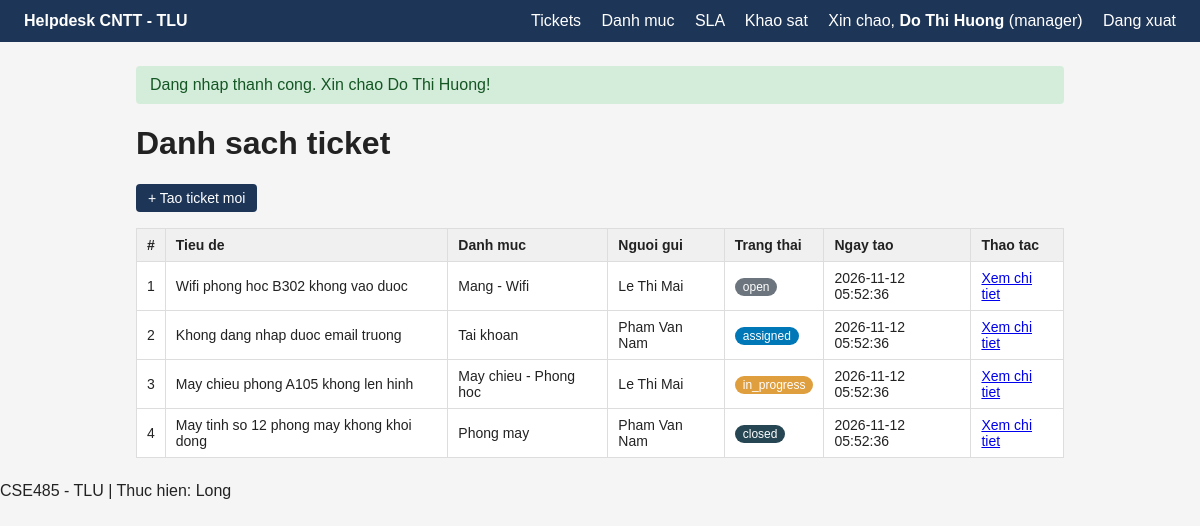
The app's page /modules/tickets/list.php (signed in) with its own data.
### tables this page shows
CREATE TABLE tickets (
    id INT AUTO_INCREMENT PRIMARY KEY,
    requester_id INT NOT NULL,
    category_id INT NOT NULL,
    title VARCHAR(200) NOT NULL,
    description TEXT NOT NULL,
    status ENUM('open','assigned','in_progress','resolved','closed','cancelled')
        NOT NULL DEFAULT 'open',
    created_at DATETIME DEFAULT CURRENT_TIMESTAMP,
    updated_at DATETIME DEFAULT CURRENT_TIMESTAMP ON UPDATE CURRENT_TIMESTAMP,
    CONSTRAINT fk_ticket_requester
        FOREIGN KEY (requester_id) REFERENCES users(id),
    CONSTRAINT fk_ticket_category
        FOREIGN KEY (category_id) REFERENCES ticket_categories(id)
);

CREATE TABLE ticket_categories (
    id INT AUTO_INCREMENT PRIMARY KEY,
    name VARCHAR(100) NOT NULL UNIQUE,
    description VARCHAR(255) DEFAULT NULL,
    created_at DATETIME DEFAULT CURRENT_TIMESTAMP
);

CREATE TABLE users (
    id INT AUTO_INCREMENT PRIMARY KEY,
    name VARCHAR(100) NOT NULL,
    email VARCHAR(150) NOT NULL UNIQUE,
    password_hash VARCHAR(255) NOT NULL,
    role ENUM('requester','staff','manager') NOT NULL DEFAULT 'requester',
    phone VARCHAR(20) DEFAULT NULL,
    created_at DATETIME DEFAULT CURRENT_TIMESTAMP
);

### includes/functions.php (called while the page is built, shortened)
<?php
function e($str) {
    return htmlspecialchars($str ?? '', ENT_QUOTES, 'UTF-8');
}
function app_url($path = '') {
    static $baseUrl = null;
    if ($baseUrl === null) {
        $documentRoot = str_replace('\\', '/', realpath($_SERVER['DOCUMENT_ROOT'] ?? '') ?: '');
        $projectRoot = str_replace('\\', '/', realpath(__DIR__ . '/..') ?: '');
        $baseUrl = ($documentRoot !== '' && str_starts_with($projectRoot, $documentRoot))
            ? substr($projectRoot, strlen($documentRoot))
            : '';
    }
    return rtrim($baseUrl, '/') . '/' . ltrim($path, '/');
}
function get_flash() {
    if (isset($_SESSION['flash'])) {
        $flash = $_SESSION['flash'];
        return $flash;
    }
    return null;
}

### modules/tickets/list.php (the view, shortened to what this page needs)
<?php
require_once __DIR__ . '/../../config/db.php';
$sql = "SELECT t.id, t.title, t.status, t.created_at,
               c.name AS category_name,
               u.name AS requester_name
        FROM tickets t
        JOIN ticket_categories c ON c.id = t.category_id
        JOIN users u ON u.id = t.requester_id
        ORDER BY t.created_at DESC";
$result = mysqli_query($conn, $sql);
require_once __DIR__ . '/../../includes/header.php';
?>
<h1>Danh sach ticket</h1>
<p><a class="btn" href="create.php">+ Tao ticket moi</a></p>
<table>
    <tr>
        <th>#</th>
        <th>Tieu de</th>
        <th>Danh muc</th>
        <th>Nguoi gui</th>
        <th>Trang thai</th>
        <th>Ngay tao</th>
        <th>Thao tac</th>
    </tr>
    <?php while ($row = mysqli_fetch_assoc($result)): ?>
    <tr>
        <td><?= e($row['id']) ?></td>
        <td><?= e($row['title']) ?></td>
        <td><?= e($row['category_name']) ?></td>
        <td><?= e($row['requester_name']) ?></td>
        <td><span class="status status-<?= e($row['status']) ?>"><?= e($row['status']) ?></span></td>
        <td><?= e($row['created_at']) ?></td>
        <td><a href="detail.php?id=<?= (int)$row['id'] ?>">Xem chi tiet</a></td>
    </tr>
    <?php endwhile; ?>
</table>
<?php require_once __DIR__ . '/../../includes/footer.php'; ?>

### includes/header.php (shortened to what this page needs)
<!DOCTYPE html>
<html lang="vi">
<head>
    <link rel="stylesheet" href="<?= e(app_url('public/assets/css/style.css')) ?>">
</head>
<body>
<header class="topbar">
    <a href="<?= e(app_url('index.php')) ?>" class="brand">Helpdesk CNTT - TLU</a>
    <nav>
        <a href="<?= e(app_url('modules/tickets/list.php')) ?>">Tickets</a>
        <?php if (in_array($_SESSION['user_role'] ?? '', ['staff', 'manager'], true)): ?>
        <a href="<?= e(app_url('modules/categories/list.php')) ?>">Danh muc</a>
        <a href="<?= e(app_url('modules/sla/list.php')) ?>">SLA</a>
        <a href="<?= e(app_url('modules/surveys/list.php')) ?>">Khao sat</a>
        <?php endif; ?>
        <?php if (!empty($_SESSION['user_id'])): ?>
            <span style="margin-left:16px;">
                Xin chao, <b><?= e($_SESSION['user_name']) ?></b>
                (<?= e($_SESSION['user_role']) ?>)
            </span>
            <a href="<?= e(app_url('modules/auth/logout.php')) ?>">Dang xuat</a>
        <?php else: ?>
            <a href="<?= e(app_url('modules/auth/login.php')) ?>">Dang nhap</a>
        <?php endif; ?>
    </nav>
</header>
<main class="container">
<?php
$flash = get_flash();
if ($flash): ?>
    <div class="flash flash-<?= e($flash['type']) ?>"><?= e($flash['message']) ?></div>
<?php endif; ?>

### includes/footer.php
</main>
<footer class="footer">
    <p>CSE485 - TLU | Thuc hien: Long</p>
</footer>
</body>
</html>

### public/assets/css/style.css (style rules this page uses)
* { box-sizing: border-box; }
body { font-family: Arial, sans-serif; margin: 0; background: #f5f5f5; color: #222; }
.topbar { background: #1d3557; color: #fff; padding: 12px 24px; display: flex; justify-content: space-between; align-items: center; }
.topbar a { color: #fff; text-decoration: none; margin-left: 16px; }
.brand { font-weight: bold; margin-left: 0 !important; }
.container { max-width: 960px; margin: 24px auto; padding: 0 16px; }
table { width: 100%; border-collapse: collapse; background: #fff; }
th, td { border: 1px solid #ddd; padding: 8px 10px; text-align: left; font-size: 14px; }
th { background: #f0f0f0; }
.btn { display: inline-block; padding: 6px 12px; background: #1d3557; color: #fff; text-decoration: none; border-radius: 4px; border: none; cursor: pointer; font-size: 14px; }
.flash { padding: 10px 14px; margin-bottom: 16px; border-radius: 4px; }
.flash-success { background: #d4edda; color: #155724; }
.status { padding: 2px 8px; border-radius: 10px; font-size: 12px; color: #fff; }
.status-open { background: #6c757d; }
.status-assigned { background: #0077b6; }
.status-in_progress { background: #e09f3e; }
.status-closed { background: #264653; }

### records on screen
tickets: id "1", title "Wifi phong hoc B302 khong vao duoc", category.name "Mang - Wifi", requester.name "Le Thi Mai", status "open", created_at "2026-11-12 05:52:36"
tickets: id "2", title "Khong dang nhap duoc email truong", category.name "Tai khoan", requester.name "Pham Van Nam", status "assigned", created_at "2026-11-12 05:52:36"
tickets: id "3", title "May chieu phong A105 khong len hinh", category.name "May chieu - Phong hoc", requester.name "Le Thi Mai", status "in_progress", created_at "2026-11-12 05:52:36"
tickets: id "4", title "May tinh so 12 phong may khong khoi dong", category.name "Phong may", requester.name "Pham Van Nam", status "closed", created_at "2026-11-12 05:52:36"

### other values on screen
$_SESSION['user_name'] "Do Thi Huong"
$_SESSION['user_role'] "manager"
$flash['message'] "Dang nhap thanh cong. Xin chao Do Thi Huong!"
